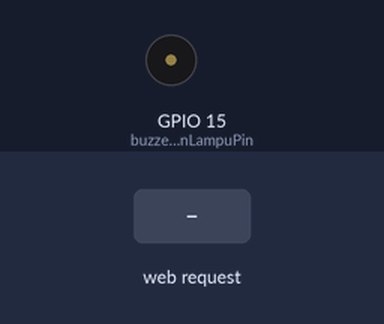
This sketch was run on a simulated ESP8266 (NodeMCU). Parts: buzzer (waves = sounding, pin HIGH). The test bench sets the inputs (shaded band). WiFi joins after 1.5 s; servers stay silent unless stated; what the sketch prints to the serial monitor is not drawn.

Above: at 7.7 s.
7.8 s: HTTP request GET /LED=ON received
At 9.0 s:
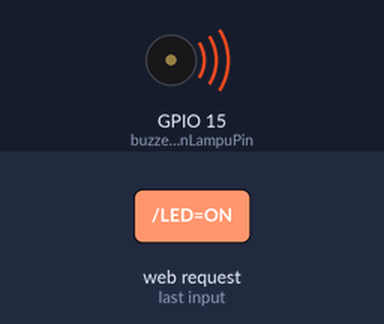
9.3 s: HTTP request GET /LED=OFF received
At 10.3 s:
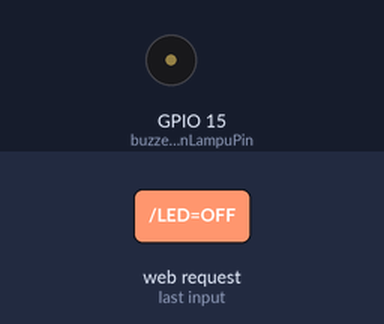
Timing chart, 0 to 12.3 s (numbered marks = the images above; inputs shaded):
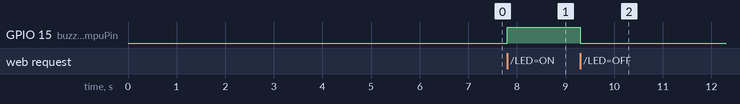

Measured:
- after the input at 7.8 s, GPIO 15 (buzzerDanLampuPin): LOW → HIGH at once
- after the input at 9.3 s, GPIO 15 (buzzerDanLampuPin): HIGH → LOW at once

The sketch:

final2.ino
```cpp
#include <ESP8266WiFi.h>

// PushingBox scenario DeviceId code and API
String deviceId = "vEBE5398D26E6C78";
const char* logServer = "api.pushingbox.com";

const char* ssid = "HOME";
const char* password = "1234h0me";

//const char* ssid = "Apotik Condong Catur";
//const char* password = "ssssssss";


//Web Server pada port 80
WiFiServer server(80);

////////////////////////////

//sensor luar
const int irJendelaLuarPin = 4; //pin D2
long irJendelaLuarValue;

const int pirPintuLuarPin = 16; //pin D0
long pirPintuLuarValue;

//sensor dalam
const int pirJendelaDalamPin = 13; //pin D7
long pirJendelaDalamDalamValue;

//output
const int buzzerDanLampuPin = 15; //pin D8
//int ledPin = LED_BUILTIN; // GPIO13

String pesan;
boolean isAlarm = false;
boolean isBuzzer = false;
long previousMillis;

boolean isNotification = false;
//boolean isSend = false;
//long previousMillis2;

int value = LOW;
int value1 = HIGH;
int value2 = HIGH;
int value3 = HIGH;


boolean flag1, flag2, flag3, flag4, flag5 = false;
boolean sensor1 = true;
boolean sensor2 = true;
boolean sensor3 = true;

long totalNotification;


void setup() {
  // put your setup code here, to run once:
  Serial.begin(9600);
  pinMode(buzzerDanLampuPin, OUTPUT);
  //  pinMode(ledPin, OUTPUT);
  //  digitalWrite(ledPin, LOW);
  /////////////////////

  WiFi.begin(ssid, password);
  while (WiFi.status() != WL_CONNECTED) {
    delay(500);
    Serial.print(".");
  }
  Serial.println("");
  Serial.println("WiFi connected");

  server.begin();
  Serial.println("Web server running. Waiting for the ESP IP...");
  delay(5000);

  // menuliskan ip address
  Serial.println(WiFi.localIP());
}

void deteksiLuar() {
  irJendelaLuarValue = digitalRead(irJendelaLuarPin);

  if (sensor1) {
    if (irJendelaLuarValue == LOW) {
      if (flag1 == false) {
        flag1 = true;
        Serial.println("Deteksi Luar Jendela");
        pesan = "Deteksi Luar Jendela";
        isNotification = true;
      }
    } else {
      flag1 = false;
      //    Serial.println("Clear");
    }
  }

  pirPintuLuarValue = digitalRead(pirPintuLuarPin);

  if (sensor2) {
    if (pirPintuLuarValue == HIGH) {
      if (flag2 == false) {
        flag2 = true;
        Serial.println("Deteksi Luar Pintu");
        pesan = "Deteksi Luar Pintu";
        isNotification = true;
      }
    } else {
      flag2 = false;
      //    Serial.println("Clear");
    }
  }
}

void deteksiDalam() {
  pirJendelaDalamDalamValue = digitalRead(pirJendelaDalamPin);

  if (sensor3) {
    if (pirJendelaDalamDalamValue == HIGH) {
      if (flag3 == false) {
        flag3 = true;
        Serial.println("Deteksi Dalam Ruangan");
        pesan = "Deteksi Dalam Ruangan";
        isNotification = true;
        isAlarm = true;
      }
    } else {
      flag3 = false;
      //    Serial.println("Clear");
    }
  }
}


void sendNotification(String message) {

  Serial.println("- connecting to Home Router SID: " + String(ssid));

  while (WiFi.status() != WL_CONNECTED) {
    WiFi.begin(ssid, password);

    //        delay(500);
    //        Serial.print(".");
  }

  Serial.println();
  Serial.println("- succesfully connected");
  Serial.println("- starting client");
  //
  WiFiClient client;

  Serial.println("- connecting to pushing server: " + String(logServer));
  if (client.connect(logServer, 80)) {
    Serial.println("- succesfully connected");

    String postStr = "devid=";
    postStr += String(deviceId);
    postStr += "&message_parameter=";
    postStr += String(message);
    postStr += "\r\n\r\n";

    //devid=vEBE5398D26E6C78&message_parameter=""

    Serial.println("- sending data...");

    client.print("POST /pushingbox HTTP/1.1\n");
    client.print("Host: api.pushingbox.com\n");
    client.print("Connection: close\n");
    client.print("Content-Type: application/x-www-form-urlencoded\n");
    client.print("Content-Length: ");
    client.print(postStr.length());
    client.print("\n\n");
    client.print(postStr);
  }
  client.stop();
  Serial.println("- stopping the client");
  isNotification = false;
  totalNotification = totalNotification + 1;
}

void loop() {
  // put your main code here, to run repeatedly:
  long currentMillis = millis();
  ///////////////////
//  deteksiLuar();
//  deteksiDalam();
  //////////////////

//  if (isAlarm) {
//    if ((isBuzzer == false) && (currentMillis - previousMillis >= 4000)) {
//      Serial.println("1");
//      Serial.println("Membunyikan Sirine");
//      digitalWrite(buzzerDanLampuPin, HIGH); //Hidup
//      isBuzzer = true;
//      previousMillis = currentMillis;
//
//    } else if ((isBuzzer == true) && (currentMillis - previousMillis >= 8000)) {
//      Serial.println("Mematikan Sirine");
//      Serial.println("2");
//      digitalWrite(buzzerDanLampuPin, LOW); //Mati
//      isAlarm = false;
//      isBuzzer = false;
//      previousMillis = currentMillis;
//    }
//  }

  ////////////////////////
  //
//    if (isNotification == true) {
//      Serial.println("Mengirim Notifikasi");
//      sendNotification(pesan);
//    }

  monitoring();
}

void monitoring() {
  WiFiClient client = server.available();

  if (!client) {
    return;
  }

  // Wait until the client sends some data
  Serial.println("new client");
  while (!client.available()) {
    delay(1);
  }

  // Read the first line of the request
  String request = client.readStringUntil('\r');
  Serial.println(request);
  client.flush();

  // Match the request

  if (digitalRead(buzzerDanLampuPin) == HIGH) {
    value = HIGH;
  } else {
    value = LOW;
  }

  if (request.indexOf("/LED=ON") != -1)  {
    digitalWrite(buzzerDanLampuPin, HIGH);
    value = HIGH;

  }
  if (request.indexOf("/LED=OFF") != -1)  {
    digitalWrite(buzzerDanLampuPin, LOW);
    value = LOW;
  }

  if (request.indexOf("/SENSOR1=ON") != -1)  {
    sensor1 = true;
    value1 = HIGH;
  }
  if (request.indexOf("/SENSOR1=OFF") != -1)  {
    sensor1 = false;
    value1 = LOW;
  }
  if (request.indexOf("/SENSOR2=ON") != -1)  {
    sensor2 = true;
    value2 = HIGH;
  }
  if (request.indexOf("/SENSOR2=OFF") != -1)  {
    sensor2 = false;
    value2 = LOW;
  }
  if (request.indexOf("/SENSOR3=ON") != -1)  {
    sensor3 = true;
    value3 = HIGH;
  }
  if (request.indexOf("/SENSOR3=OFF") != -1)  {
    sensor3 = false;
    value3 = LOW;
  }

  if (request.indexOf("/ALLSENSOR=ON") != -1)  {
    sensor1 = true;
    value1 = HIGH;
    sensor2 = true;
    value2 = HIGH;
    sensor3 = true;
    value3 = HIGH;
  }
  if (request.indexOf("/ALLSENSOR=OFF") != -1)  {
    sensor1 = false;
    value1 = LOW;
    sensor2 = false;
    value2 = LOW;
    sensor3 = false;
    value3 = LOW;
  }

  // Return the response
  client.println("HTTP/1.1 200 OK");
  client.println("Content-Type: text/html");
  //    client.println("Refresh: 5");  // refresh the page automatically every 5 sec
  client.println(""); //  do not forget this one
  client.println("<!DOCTYPE HTML>");

  client.println("<html>");

  client.println("<head>");
  client.println("<title>");
  client.println("Monitoring");
  client.println("</title>");
  client.println("<style>");
  client.println(".button {background-color: #D50000;border: none;color: white;padding: 7px 15px;text-align: center;cursor: pointer;}");
  client.println(".button2 {background-color: #212121;border: none;color: white;padding: 7px 15px;text-align: center;cursor: pointer;}");
  client.println("</style>");
  client.println("</head>");
  client.println("<body bgcolor=#9E9E9E>");
  client.println("<font color=#FFD54F>");
  client.println("<center>");
  client.println("<h1>");
  client.println("Monitoring !");
  client.println("</h1>");
  client.println("<br><br><br>");

  client.println("<table border=2 width=200 bordercolor=#ffffff >");
  client.println("<tr>");
  client.println("<th>");
  client.println("<font color = turquoise size=3>");
  client.println("Total Notification : ");
  client.println("</th>");
  client.println("</tr>");
  client.println("<tr>");
  client.println("<td align=center>");
  client.println("<font color = white size=5>");
  client.println(totalNotification);
  client.println("</td>");
  client.println("<tr>");
  client.println("</table>");
  client.println("<br>");

  client.println("<table border=2 width=500 bordercolor=#ffffff >");
  client.println("<tr>");
  client.println("<th>");
  client.println("<font color = turquoise size=3>");
  client.println("Sensor 1 :");
  client.println("</th>");
  client.println("<th>");
  client.println("<font color = turquoise size=3>");
  client.println("Sensor 2 :");
  client.println("</th>");
  client.println("<th>");
  client.println("<font color = turquoise size=3>");
  client.println("Sensor 3 :");
  client.println("</th>");
  client.println("</tr>");

  client.println("<tr>");
  client.println("<td align=center>");
  client.println("<font color = white size=5>");
  client.println(irJendelaLuarValue);
  client.println("</td>");
  client.println("<td align=center>");
  client.println("<font color = white size=5>");
  client.println(pirPintuLuarValue);
  client.println("</td>");
  client.println("<td align=center>");
  client.println("<font color = white size=5>");
  client.println(pirJendelaDalamDalamValue);
  client.println("</td>");
  client.println("</tr>");
  client.println("</table>");

  client.print("<p>");
  client.println("<font color = #80CBC4 size=5>");
  client.print("Siren is now : ");

  if (value == HIGH) {
    client.print("On");
  } else {
    client.print("Off");
  }
  client.println("</font>");

  client.println("<br><br>");
  client.println("<a href=\"/LED=ON\"\"><button class=\"button\">Turn On </button></a>");
  client.println("<a href=\"/LED=OFF\"\"><button class=\"button2\">Turn Off </button></a><br />");
  client.print("</p>");

  client.println("<br><br>");

  client.println("<table border=1 width=500 bordercolor=#81D4FA >");
  client.println("<tr>");
  client.println("<th>");
  client.println("<font color = turquoise size=3>");
  client.println("Sensor 1 :");
  client.println("</th>");
  client.println("<th>");
  client.println("<font color = turquoise size=3>");
  client.println("Sensor 2 :");
  client.println("</th>");
  client.println("<th>");
  client.println("<font color = turquoise size=3>");
  client.println("Sensor 3 :");
  client.println("</th>");
  client.println("</tr>");

  client.println("<tr>");
  client.println("<td align=center>");
  client.println("<font color = white size=5>");
  if (value1 == HIGH) {
    client.println("On");
  } else {
    client.println("Off");
  }
  client.println("</td>");

  client.println("<td align=center>");
  client.println("<font color = white size=5>");
  if (value2 == HIGH) {
    client.println("On");
  } else {
    client.println("Off");
  }
  client.println("</td>");

  client.println("<td align=center>");
  client.println("<font color = white size=5>");
  if (value3 == HIGH) {
    client.println("On");
  } else {
    client.println("Off");
  }
  client.println("</td>");
  client.println("</tr>");

  client.println("<tr>");
  client.println("<td align=center>");
  client.println("<font color = white size=5>");
  client.println("<a href=\"/SENSOR1=ON\"\"><button class=\"button\">Turn On </button></a>");
  client.println("<a href=\"/SENSOR1=OFF\"\"><button class=\"button2\">Turn Off </button></a><br />");
  client.println("</td>");

  client.println("<td align=center>");
  client.println("<font color = white size=5>");
  client.println("<a href=\"/SENSOR2=ON\"\"><button class=\"button\">Turn On </button></a>");
  client.println("<a href=\"/SENSOR2=OFF\"\"><button class=\"button2\">Turn Off </button></a><br />");
  client.println("</td>");

  client.println("<td align=center>");
  client.println("<font color = white size=5>");
  client.println("<a href=\"/SENSOR3=ON\"\"><button class=\"button\">Turn On </button></a>");
  client.println("<a href=\"/SENSOR3=OFF\"\"><button class=\"button2\">Turn Off </button></a><br />");
  client.println("</td>");

  client.println("</tr>");
  client.println("</table>");

  client.println("<table border=1 width=500 bordercolor=#81D4FA >");
  client.println("<tr>");
  client.println("<th>");
  client.println("<font color = turquoise size=3>");
  client.println("All Sensor");
  client.println("</th>");
  client.println("</tr>");
  client.println("<tr>");
  client.println("<td align=center>");
  client.println("<font color = white size=5>");
  client.println("<a href=\"/ALLSENSOR=ON\"\"><button class=\"button\">Turn On </button></a>");
  client.println("<a href=\"/ALLSENSOR=OFF\"\"><button class=\"button2\">Turn Off </button></a><br />");
  client.println("</td>");
  client.println("<tr>");
  client.println("</table>");


  client.println("</center>");

  client.print("<br><br>");

  client.print("<p>");
  client.println("<font color = #FFD54F size=4>");
  client.print("Keterangan :");
  client.print("</p>");
  client.println("Sensor 1 : IR Jendela Luar ");
  client.print("<br>");
  client.println("Sensor 2 : PIR Pintu Luar ");
  client.print("<br>");
  client.println("Sensor 3 : PIR Jendela Dalam ");


  client.println("</body");
  client.println("</html>");


  //Menutup koneksi klien
  //      delay(1);
}
```
